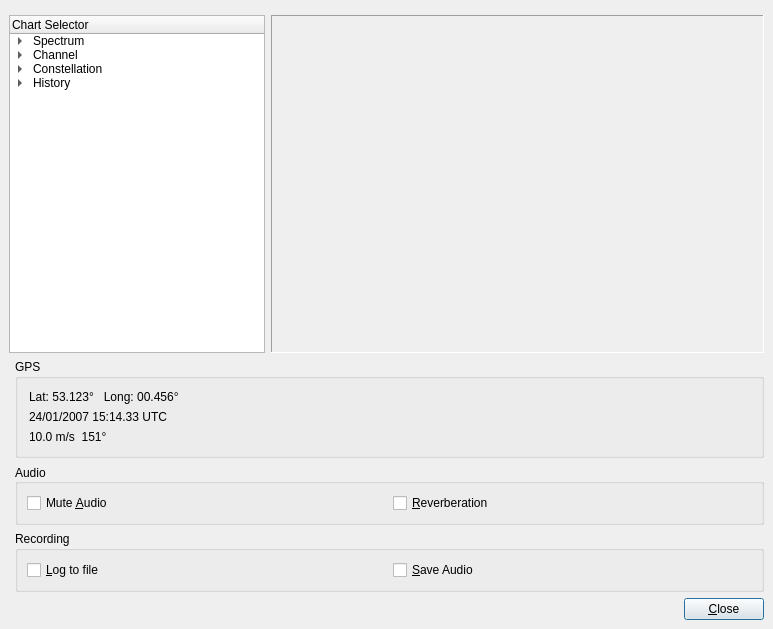
<?xml version="1.0" encoding="UTF-8"?>
<ui version="4.0">
 <class>SystemEvaluationWindow</class>
 <widget class="QMainWindow" name="SystemEvaluationWindow">
  <property name="geometry">
   <rect>
    <x>0</x>
    <y>0</y>
    <width>773</width>
    <height>629</height>
   </rect>
  </property>
  <property name="windowTitle">
   <string>System Evaluation</string>
  </property>
  <property name="windowIcon">
   <iconset resource="res/icons.qrc">
    <normaloff>:/icons/MainIcon.svg</normaloff>:/icons/MainIcon.svg</iconset>
  </property>
  <widget class="QWidget" name="centralwidget">
   <layout class="QVBoxLayout" name="verticalLayout_3">
    <item>
     <widget class="DRMDetail" name="drmDetail" native="true"/>
    </item>
    <item>
     <layout class="QHBoxLayout" name="horizontalLayout">
      <item>
       <widget class="QTreeWidget" name="chartSelector">
        <property name="sizePolicy">
         <sizepolicy hsizetype="Minimum" vsizetype="Expanding">
          <horstretch>0</horstretch>
          <verstretch>0</verstretch>
         </sizepolicy>
        </property>
        <property name="iconSize">
         <size>
          <width>16</width>
          <height>16</height>
         </size>
        </property>
        <property name="verticalScrollMode">
         <enum>QAbstractItemView::ScrollPerPixel</enum>
        </property>
        <property name="rootIsDecorated">
         <bool>true</bool>
        </property>
        <column>
         <property name="text">
          <string>Chart Selector</string>
         </property>
        </column>
        <item>
         <property name="text">
          <string>Spectrum</string>
         </property>
         <property name="flags">
          <set>ItemIsDragEnabled|ItemIsUserCheckable|ItemIsEnabled</set>
         </property>
         <item>
          <property name="text">
           <string>Input PSD</string>
          </property>
          <property name="icon">
           <iconset resource="res/icons.qrc">
            <normaloff>:/icons/CSSpectrumInpPSD.png</normaloff>:/icons/CSSpectrumInpPSD.png</iconset>
          </property>
         </item>
         <item>
          <property name="text">
           <string>Input Spectrum</string>
          </property>
          <property name="icon">
           <iconset resource="res/icons.qrc">
            <normaloff>:/icons/CSSpectrumInpSpectr.png</normaloff>:/icons/CSSpectrumInpSpectr.png</iconset>
          </property>
         </item>
         <item>
          <property name="text">
           <string>Waterfall Input Spectrum</string>
          </property>
          <property name="icon">
           <iconset resource="res/icons.qrc">
            <normaloff>:/icons/CSSpectrumWaterf.png</normaloff>:/icons/CSSpectrumWaterf.png</iconset>
          </property>
         </item>
         <item>
          <property name="text">
           <string>Shifted PSD</string>
          </property>
          <property name="icon">
           <iconset resource="res/icons.qrc">
            <normaloff>:/icons/CSSpectrumShiftedPSD.png</normaloff>:/icons/CSSpectrumShiftedPSD.png</iconset>
          </property>
         </item>
         <item>
          <property name="text">
           <string>Audio Spectrum</string>
          </property>
          <property name="icon">
           <iconset resource="res/icons.qrc">
            <normaloff>:/icons/CSSpectrumAudio.png</normaloff>:/icons/CSSpectrumAudio.png</iconset>
          </property>
         </item>
         <item>
          <property name="text">
           <string>SNR Spectrum</string>
          </property>
          <property name="icon">
           <iconset resource="res/icons.qrc">
            <normaloff>:/icons/CSSpectrumSNR.png</normaloff>:/icons/CSSpectrumSNR.png</iconset>
          </property>
         </item>
        </item>
        <item>
         <property name="text">
          <string>Channel</string>
         </property>
         <property name="flags">
          <set>ItemIsDragEnabled|ItemIsUserCheckable|ItemIsEnabled</set>
         </property>
         <item>
          <property name="text">
           <string>Impulse Response</string>
          </property>
          <property name="icon">
           <iconset resource="res/icons.qrc">
            <normaloff>:/icons/CSChannel.png</normaloff>:/icons/CSChannel.png</iconset>
          </property>
         </item>
         <item>
          <property name="text">
           <string>Transfer Function</string>
          </property>
          <property name="icon">
           <iconset resource="res/icons.qrc">
            <normaloff>:/icons/CSTF.png</normaloff>:/icons/CSTF.png</iconset>
          </property>
         </item>
        </item>
        <item>
         <property name="text">
          <string>Constellation</string>
         </property>
         <property name="flags">
          <set>ItemIsDragEnabled|ItemIsUserCheckable|ItemIsEnabled</set>
         </property>
         <item>
          <property name="text">
           <string>FAC / SDC / MSC</string>
          </property>
          <property name="icon">
           <iconset resource="res/icons.qrc">
            <normaloff>:/icons/CSConstellation.png</normaloff>:/icons/CSConstellation.png</iconset>
          </property>
         </item>
         <item>
          <property name="text">
           <string>FAC</string>
          </property>
          <property name="icon">
           <iconset resource="res/icons.qrc">
            <normaloff>:/icons/CSFAC.png</normaloff>:/icons/CSFAC.png</iconset>
          </property>
         </item>
         <item>
          <property name="text">
           <string>SDC</string>
          </property>
          <property name="icon">
           <iconset resource="res/icons.qrc">
            <normaloff>:/icons/CSSDC.png</normaloff>:/icons/CSSDC.png</iconset>
          </property>
         </item>
         <item>
          <property name="text">
           <string>MSC</string>
          </property>
          <property name="icon">
           <iconset resource="res/icons.qrc">
            <normaloff>:/icons/CSMSC.png</normaloff>:/icons/CSMSC.png</iconset>
          </property>
         </item>
        </item>
        <item>
         <property name="text">
          <string>History</string>
         </property>
         <property name="flags">
          <set>ItemIsDragEnabled|ItemIsUserCheckable|ItemIsEnabled</set>
         </property>
         <item>
          <property name="text">
           <string>SNR / Audio</string>
          </property>
          <property name="icon">
           <iconset resource="res/icons.qrc">
            <normaloff>:/icons/CSAudSNRHist.png</normaloff>:/icons/CSAudSNRHist.png</iconset>
          </property>
         </item>
         <item>
          <property name="text">
           <string>Delay / Doppler</string>
          </property>
          <property name="icon">
           <iconset resource="res/icons.qrc">
            <normaloff>:/icons/CSHistoryDelDopp.png</normaloff>:/icons/CSHistoryDelDopp.png</iconset>
          </property>
         </item>
         <item>
          <property name="text">
           <string>Frequency / Sample Rate</string>
          </property>
          <property name="icon">
           <iconset resource="res/icons.qrc">
            <normaloff>:/icons/CSHistoryFreqSam.png</normaloff>:/icons/CSHistoryFreqSam.png</iconset>
          </property>
         </item>
        </item>
       </widget>
      </item>
      <item>
       <widget class="QFrame" name="frame">
        <property name="sizePolicy">
         <sizepolicy hsizetype="Expanding" vsizetype="Expanding">
          <horstretch>0</horstretch>
          <verstretch>0</verstretch>
         </sizepolicy>
        </property>
        <property name="frameShape">
         <enum>QFrame::Panel</enum>
        </property>
        <property name="frameShadow">
         <enum>QFrame::Sunken</enum>
        </property>
        <layout class="QVBoxLayout" name="verticalLayout_2">
         <property name="spacing">
          <number>0</number>
         </property>
         <property name="leftMargin">
          <number>0</number>
         </property>
         <property name="topMargin">
          <number>0</number>
         </property>
         <property name="rightMargin">
          <number>0</number>
         </property>
         <property name="bottomMargin">
          <number>0</number>
         </property>
         <item>
          <widget class="QwtPlot" name="plot">
           <property name="sizePolicy">
            <sizepolicy hsizetype="Minimum" vsizetype="Minimum">
             <horstretch>0</horstretch>
             <verstretch>0</verstretch>
            </sizepolicy>
           </property>
           <property name="lineWidth">
            <number>0</number>
           </property>
          </widget>
         </item>
        </layout>
       </widget>
      </item>
     </layout>
    </item>
    <item>
     <layout class="QHBoxLayout" name="horizontalLayout_2">
      <item>
       <widget class="DRMOptions" name="drmOptions" native="true"/>
      </item>
      <item>
       <layout class="QVBoxLayout" name="verticalLayout">
        <item>
         <widget class="QGroupBox" name="GroupBoxGPSStatus">
          <property name="sizePolicy">
           <sizepolicy hsizetype="Minimum" vsizetype="Fixed">
            <horstretch>0</horstretch>
            <verstretch>0</verstretch>
           </sizepolicy>
          </property>
          <property name="title">
           <string>GPS</string>
          </property>
          <layout class="QVBoxLayout" name="_31">
           <property name="spacing">
            <number>6</number>
           </property>
           <property name="leftMargin">
            <number>11</number>
           </property>
           <property name="topMargin">
            <number>11</number>
           </property>
           <property name="rightMargin">
            <number>11</number>
           </property>
           <property name="bottomMargin">
            <number>11</number>
           </property>
           <item>
            <layout class="QHBoxLayout" name="_32">
             <property name="spacing">
              <number>6</number>
             </property>
             <property name="leftMargin">
              <number>0</number>
             </property>
             <property name="topMargin">
              <number>0</number>
             </property>
             <property name="rightMargin">
              <number>0</number>
             </property>
             <property name="bottomMargin">
              <number>0</number>
             </property>
             <item>
              <layout class="QVBoxLayout" name="_33">
               <property name="spacing">
                <number>6</number>
               </property>
               <property name="leftMargin">
                <number>0</number>
               </property>
               <property name="topMargin">
                <number>0</number>
               </property>
               <property name="rightMargin">
                <number>0</number>
               </property>
               <property name="bottomMargin">
                <number>0</number>
               </property>
               <item>
                <widget class="QLabel" name="TextLabelGPSPosition">
                 <property name="text">
                  <string>Lat: 53.123°   Long: 00.456°</string>
                 </property>
                 <property name="wordWrap">
                  <bool>false</bool>
                 </property>
                </widget>
               </item>
               <item>
                <widget class="QLabel" name="TextLabelGPSTime">
                 <property name="text">
                  <string>24/01/2007 15:14.33 UTC</string>
                 </property>
                 <property name="wordWrap">
                  <bool>false</bool>
                 </property>
                </widget>
               </item>
               <item>
                <widget class="QLabel" name="TextLabelGPSSpeedHeading">
                 <property name="text">
                  <string>10.0 m/s  151°</string>
                 </property>
                 <property name="wordWrap">
                  <bool>false</bool>
                 </property>
                </widget>
               </item>
              </layout>
             </item>
             <item>
              <spacer name="Spacer18">
               <property name="orientation">
                <enum>Qt::Horizontal</enum>
               </property>
               <property name="sizeType">
                <enum>QSizePolicy::Expanding</enum>
               </property>
               <property name="sizeHint" stdset="0">
                <size>
                 <width>20</width>
                 <height>20</height>
                </size>
               </property>
              </spacer>
             </item>
             <item>
              <layout class="QVBoxLayout" name="_34">
               <property name="spacing">
                <number>6</number>
               </property>
               <property name="leftMargin">
                <number>0</number>
               </property>
               <property name="topMargin">
                <number>0</number>
               </property>
               <property name="rightMargin">
                <number>0</number>
               </property>
               <property name="bottomMargin">
                <number>0</number>
               </property>
               <item>
                <spacer name="Spacer21">
                 <property name="orientation">
                  <enum>Qt::Vertical</enum>
                 </property>
                 <property name="sizeType">
                  <enum>QSizePolicy::MinimumExpanding</enum>
                 </property>
                 <property name="sizeHint" stdset="0">
                  <size>
                   <width>20</width>
                   <height>20</height>
                  </size>
                 </property>
                </spacer>
               </item>
               <item>
                <widget class="CMultColorLED" name="LEDGPS" native="true">
                 <property name="minimumSize">
                  <size>
                   <width>13</width>
                   <height>13</height>
                  </size>
                 </property>
                 <property name="maximumSize">
                  <size>
                   <width>13</width>
                   <height>13</height>
                  </size>
                 </property>
                </widget>
               </item>
              </layout>
             </item>
            </layout>
           </item>
          </layout>
         </widget>
        </item>
        <item>
         <widget class="QGroupBox" name="GroupBoxLogFileSaveData">
          <property name="sizePolicy">
           <sizepolicy hsizetype="Minimum" vsizetype="Minimum">
            <horstretch>0</horstretch>
            <verstretch>0</verstretch>
           </sizepolicy>
          </property>
          <property name="title">
           <string>Audio</string>
          </property>
          <property name="alignment">
           <set>Qt::AlignLeading|Qt::AlignLeft|Qt::AlignVCenter</set>
          </property>
          <layout class="QVBoxLayout" name="verticalLayout_4">
           <item>
            <layout class="QHBoxLayout" name="horizontalLayout_3">
             <item>
              <widget class="QCheckBox" name="CheckBoxMuteAudio">
               <property name="sizePolicy">
                <sizepolicy hsizetype="Minimum" vsizetype="Minimum">
                 <horstretch>0</horstretch>
                 <verstretch>0</verstretch>
                </sizepolicy>
               </property>
               <property name="text">
                <string>Mute &amp;Audio</string>
               </property>
              </widget>
             </item>
             <item>
              <widget class="QCheckBox" name="CheckBoxReverb">
               <property name="sizePolicy">
                <sizepolicy hsizetype="Minimum" vsizetype="Minimum">
                 <horstretch>0</horstretch>
                 <verstretch>0</verstretch>
                </sizepolicy>
               </property>
               <property name="text">
                <string>&amp;Reverberation</string>
               </property>
              </widget>
             </item>
            </layout>
           </item>
          </layout>
         </widget>
        </item>
        <item>
         <widget class="QGroupBox" name="groupBox">
          <property name="title">
           <string>Recording</string>
          </property>
          <layout class="QGridLayout" name="gridLayout">
           <item row="0" column="0">
            <widget class="QCheckBox" name="CheckBoxWriteLog">
             <property name="sizePolicy">
              <sizepolicy hsizetype="Minimum" vsizetype="Minimum">
               <horstretch>0</horstretch>
               <verstretch>0</verstretch>
              </sizepolicy>
             </property>
             <property name="text">
              <string>&amp;Log to file</string>
             </property>
            </widget>
           </item>
           <item row="0" column="1">
            <widget class="QCheckBox" name="CheckBoxSaveAudioWave">
             <property name="sizePolicy">
              <sizepolicy hsizetype="Minimum" vsizetype="Minimum">
               <horstretch>0</horstretch>
               <verstretch>0</verstretch>
              </sizepolicy>
             </property>
             <property name="text">
              <string>&amp;Save Audio</string>
             </property>
            </widget>
           </item>
          </layout>
         </widget>
        </item>
        <item>
         <layout class="QHBoxLayout" name="_35">
          <property name="spacing">
           <number>6</number>
          </property>
          <property name="leftMargin">
           <number>0</number>
          </property>
          <property name="topMargin">
           <number>0</number>
          </property>
          <property name="rightMargin">
           <number>0</number>
          </property>
          <property name="bottomMargin">
           <number>0</number>
          </property>
          <item>
           <spacer name="Spacer3">
            <property name="orientation">
             <enum>Qt::Horizontal</enum>
            </property>
            <property name="sizeType">
             <enum>QSizePolicy::Expanding</enum>
            </property>
            <property name="sizeHint" stdset="0">
             <size>
              <width>20</width>
              <height>20</height>
             </size>
            </property>
           </spacer>
          </item>
          <item>
           <widget class="QPushButton" name="buttonOk">
            <property name="sizePolicy">
             <sizepolicy hsizetype="Minimum" vsizetype="Maximum">
              <horstretch>0</horstretch>
              <verstretch>0</verstretch>
             </sizepolicy>
            </property>
            <property name="windowTitle">
             <string/>
            </property>
            <property name="text">
             <string>&amp;Close</string>
            </property>
            <property name="autoDefault">
             <bool>true</bool>
            </property>
            <property name="default">
             <bool>true</bool>
            </property>
           </widget>
          </item>
         </layout>
        </item>
       </layout>
      </item>
     </layout>
    </item>
   </layout>
  </widget>
 </widget>
 <customwidgets>
  <customwidget>
   <class>CMultColorLED</class>
   <extends>QWidget</extends>
   <header location="global">MultColorLED.h</header>
  </customwidget>
  <customwidget>
   <class>QwtPlot</class>
   <extends>QFrame</extends>
   <header>qwt_plot.h</header>
   <container>1</container>
  </customwidget>
  <customwidget>
   <class>DRMDetail</class>
   <extends>QWidget</extends>
   <header>drmdetail.h</header>
   <container>1</container>
  </customwidget>
  <customwidget>
   <class>DRMOptions</class>
   <extends>QWidget</extends>
   <header>drmoptions.h</header>
   <container>1</container>
  </customwidget>
 </customwidgets>
 <resources>
  <include location="res/icons.qrc"/>
 </resources>
 <connections>
  <connection>
   <sender>buttonOk</sender>
   <signal>clicked()</signal>
   <receiver>SystemEvaluationWindow</receiver>
   <slot>close()</slot>
   <hints>
    <hint type="sourcelabel">
     <x>723</x>
     <y>605</y>
    </hint>
    <hint type="destinationlabel">
     <x>386</x>
     <y>314</y>
    </hint>
   </hints>
  </connection>
 </connections>
</ui>
